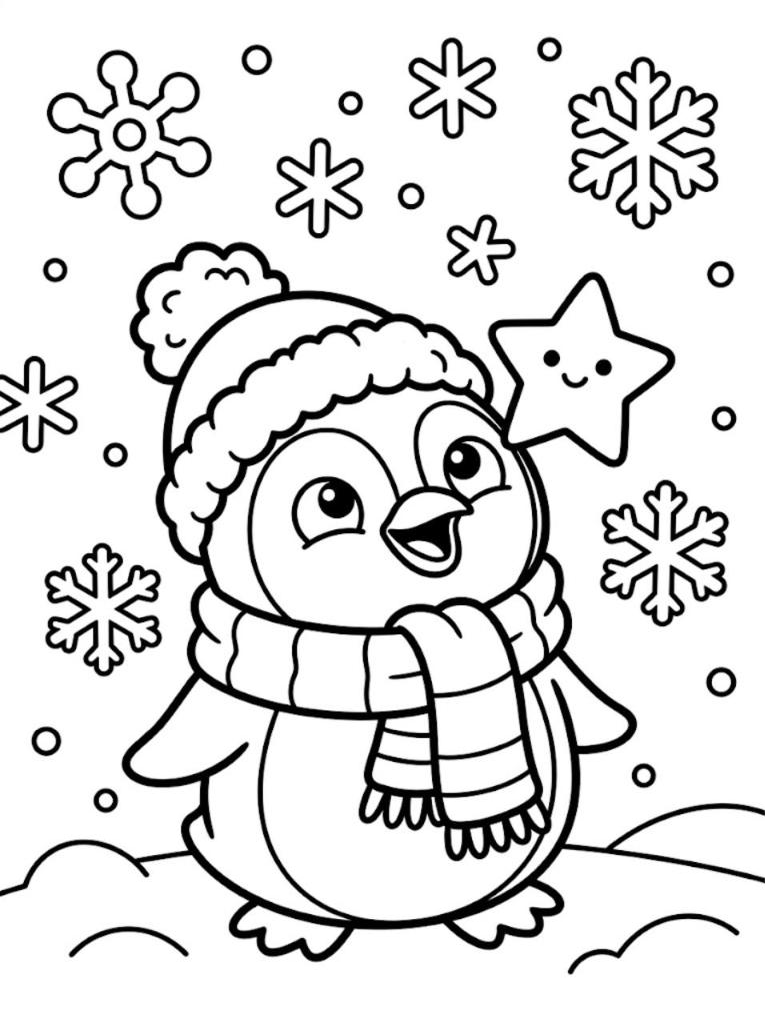
#> input picture Book_1/pips-christmas-countdown/art/raw_captures/raw_01.png, 765 x 1024 px
$ python -i process.py   (imports and definitions only)
#> lines starting #> are read from the running program, lines starting #| are printed output that depends on the picture; after the words box and inside, x2 and y2 are one past the last pixel; in counts of white or black regions, pixels touching at a corner belong together
#> further down, picture is the input picture: shape (1024, 765); min 0, max 255, mean 221.4
"""Stitch a two-column Gemini capture back into one image, then clean it to
print-ready 1-bit line art at 300 DPI.
usage: python3 process.py <screenshot.jpg> <page_no> [w h col vh]"""
import sys, os, cv2, numpy as np
ROOT = os.path.dirname(os.path.dirname(os.path.abspath(__file__)))
from PIL import Image

# [9 lines left out: function stitch, not called in this run]

def clean(gray, scale=3.2):
#> called with scale = 3.2
    big = cv2.resize(gray, None, fx=scale, fy=scale, interpolation=cv2.INTER_CUBIC)
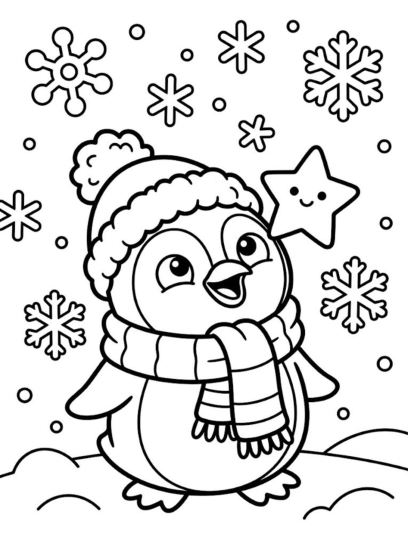
#> big: shape (3277, 2448) (shown at 1/6 size); min 0, max 255, mean 221.4
    big = cv2.GaussianBlur(big, (0, 0), 1.6)
    bw = np.where(big < 150, 0, 255).astype(np.uint8)
#> bw: shape (3277, 2448); 86.2% white; 33 black regions, largest, box (x1, y1, x2, y2) and area: (0, 773, 2448, 3078) 707554, (1818, 181, 2299, 735) 65219, (1920, 1535, 2333, 2005) 51206
    # remove specks
    n, lab, stats, _ = cv2.connectedComponentsWithStats(255 - bw, 8)
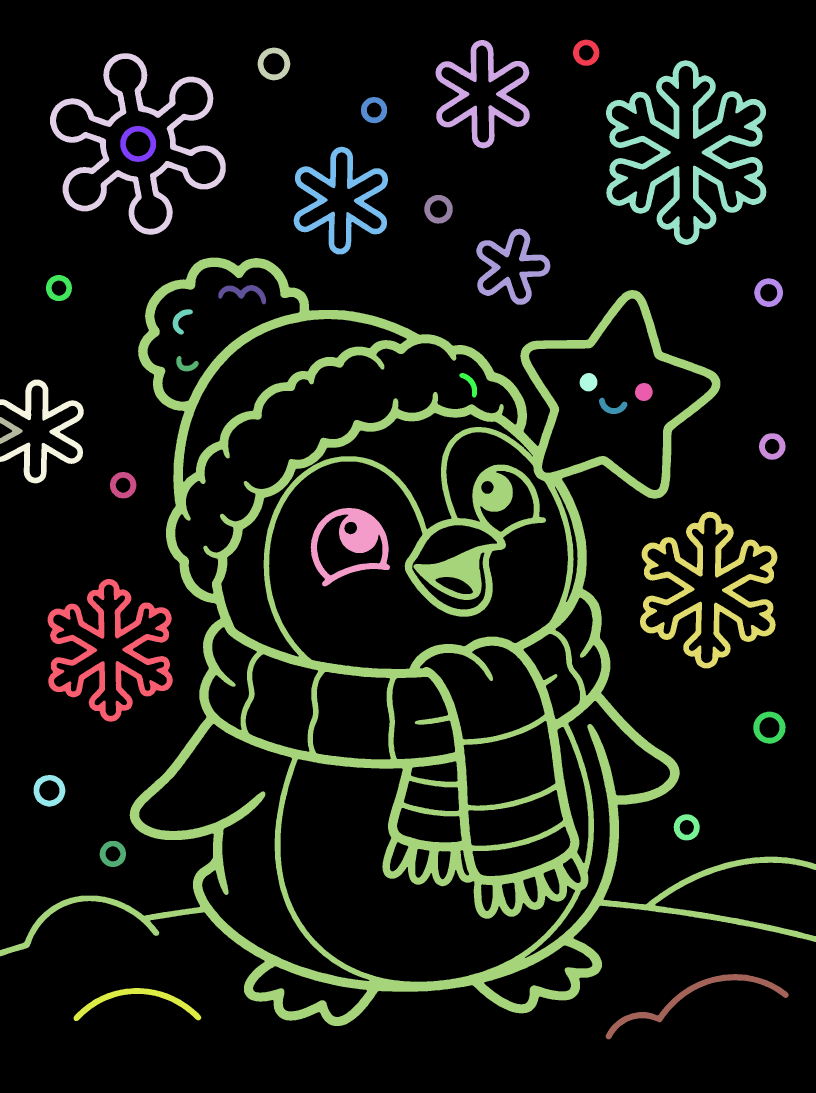
#> lab: shape (3277, 2448) int32 (shown at 1/3 size); 34 distinct labels, from 0 to 33; one colour per label, 0 black
#> n = 34; stats = 34 rows, first 6: [0, 0, 2448, 3277, 6912283], [1719, 119, 79, 78, 3343], [1306, 120, 283, 325, 24608], [773, 143, 98, 98, 4364], [150, 160, 527, 544, 49377], [1818, 181, 481, 554, 65219]
    for i in range(1, n):
        if stats[i, cv2.CC_STAT_AREA] < 40:
            bw[lab == i] = 255
    # trim to content
    ys, xs = np.where(bw == 0)
    pad = 10
    bw = bw[max(ys.min()-pad, 0):ys.max()+pad, max(xs.min()-pad, 0):xs.max()+pad]
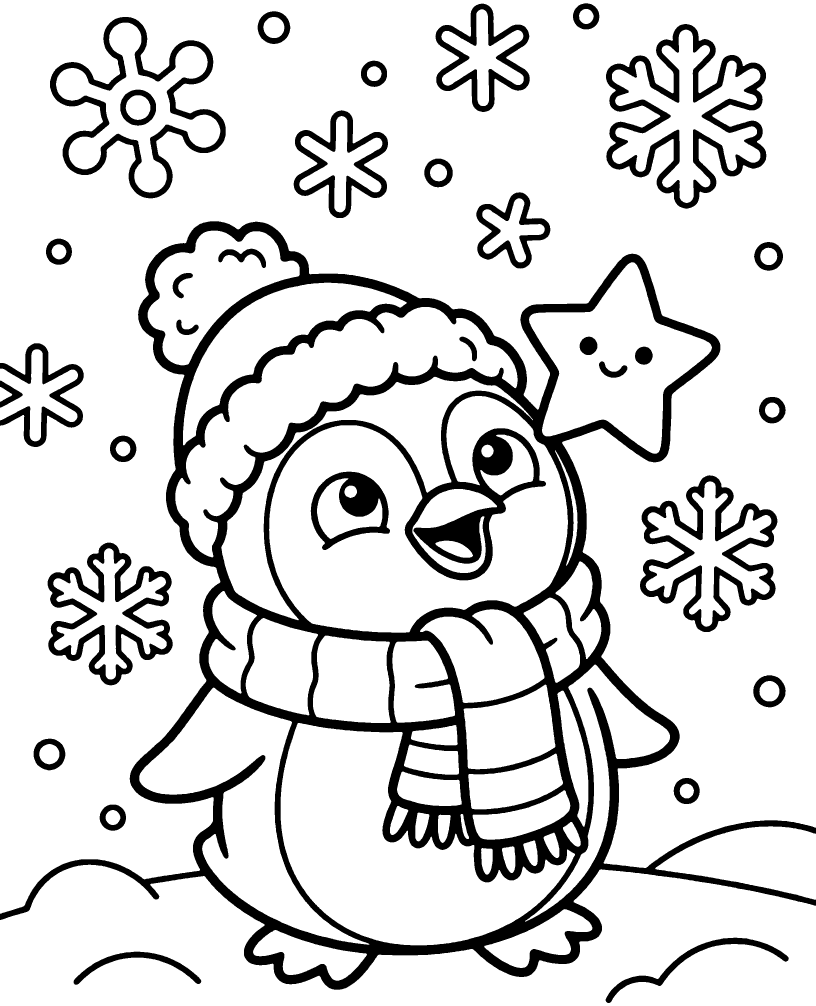
#> bw: shape (3018, 2448) (shown at 1/3 size); 85% white; 33 black regions, largest, box (x1, y1, x2, y2) and area: (0, 664, 2448, 2969) 707554, (1818, 72, 2299, 626) 65219, (1920, 1426, 2333, 1896) 51206
    return bw

# [8 lines not run here, left out]

>>> import cv2
>>> picture = cv2.imread('../art/raw_captures/raw_01.png', cv2.IMREAD_GRAYSCALE)
>>> result = clean(picture)

$ run again, on Book_1/pips-christmas-countdown/art/raw_captures/raw_05.png
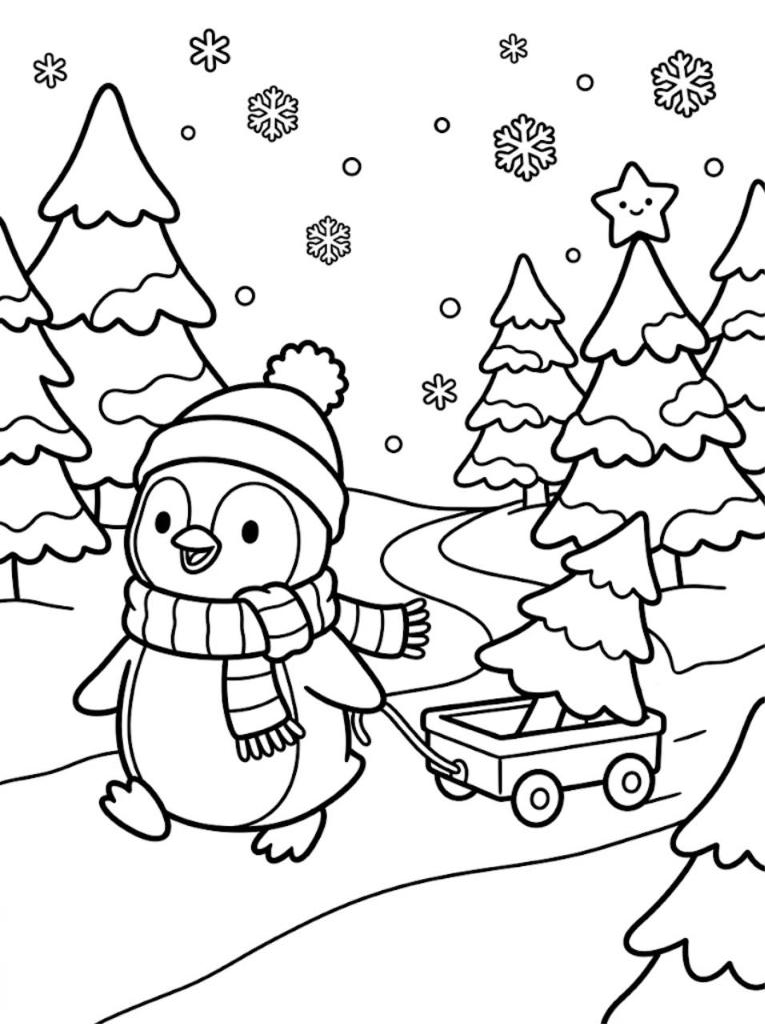
#> input picture Book_1/pips-christmas-countdown/art/raw_captures/raw_05.png, 765 x 1024 px
#> picture is the input picture: shape (1024, 765); min 0, max 255, mean 226.9
#> in clean, `n, lab, stats, _ = cv2.connectedComponentsWithStats(255 - bw, 8)`:
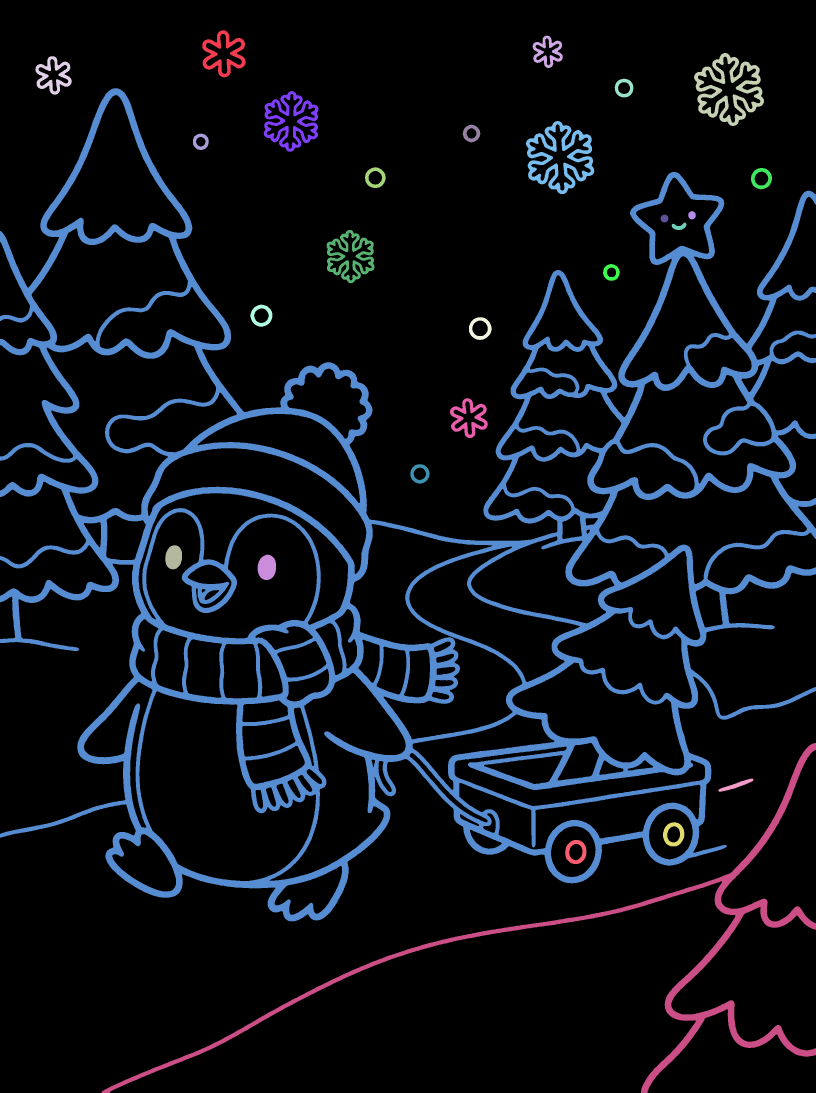
#> lab: shape (3277, 2448) int32 (shown at 1/3 size); 28 distinct labels, from 0 to 27; one colour per label, 0 black
#> n = 28; stats = 28 rows, first 6: [0, 0, 2448, 3277, 7076180], [607, 91, 130, 141, 6618], [1598, 107, 90, 97, 3566], [2082, 159, 210, 219, 15760], [106, 169, 109, 115, 4759], [1844, 236, 56, 56, 1483]
#> in clean, `bw = bw[max(ys.min()-pad, 0):ys.max()+pad, max(xs.min()-pad, 0):xs.max..`:
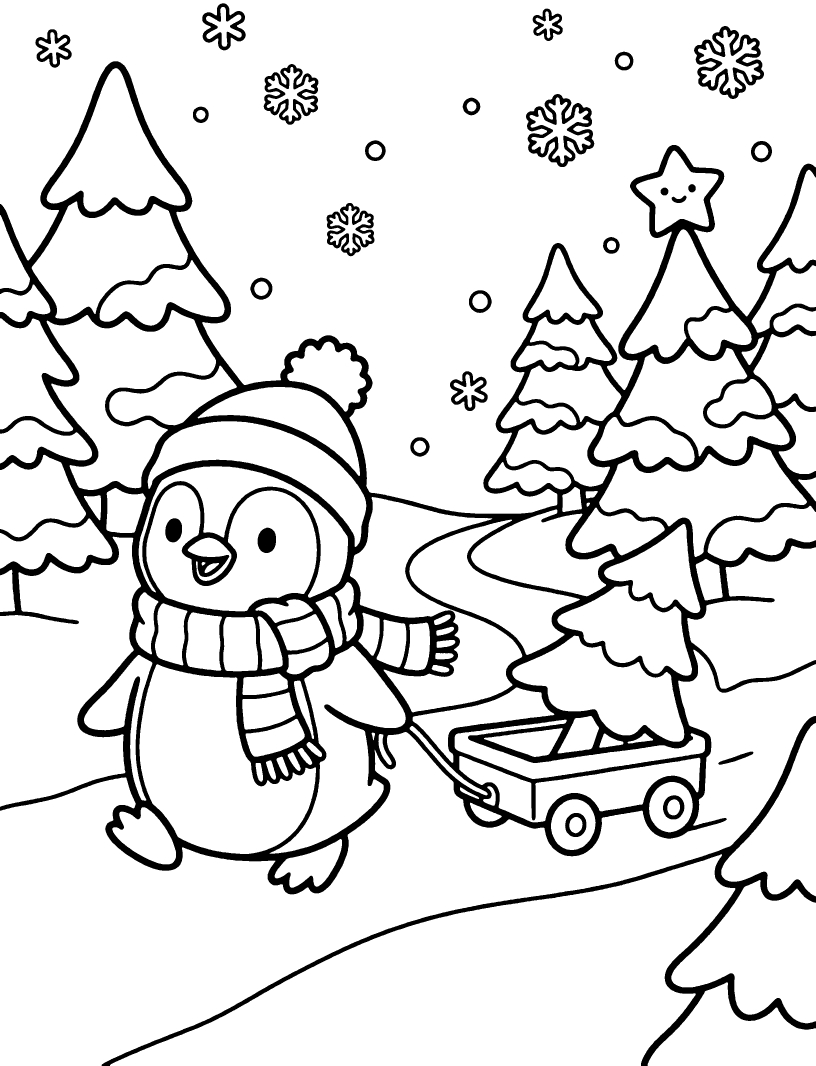
#> bw: shape (3196, 2448) (shown at 1/3 size); 87.9% white; 27 black regions, largest, box (x1, y1, x2, y2) and area: (0, 184, 2448, 2683) 777488, (305, 2148, 2448, 3196) 69106, (1578, 282, 1783, 501) 15832

$ run again, on Book_1/pips-christmas-countdown/art/raw_captures/raw_06.png
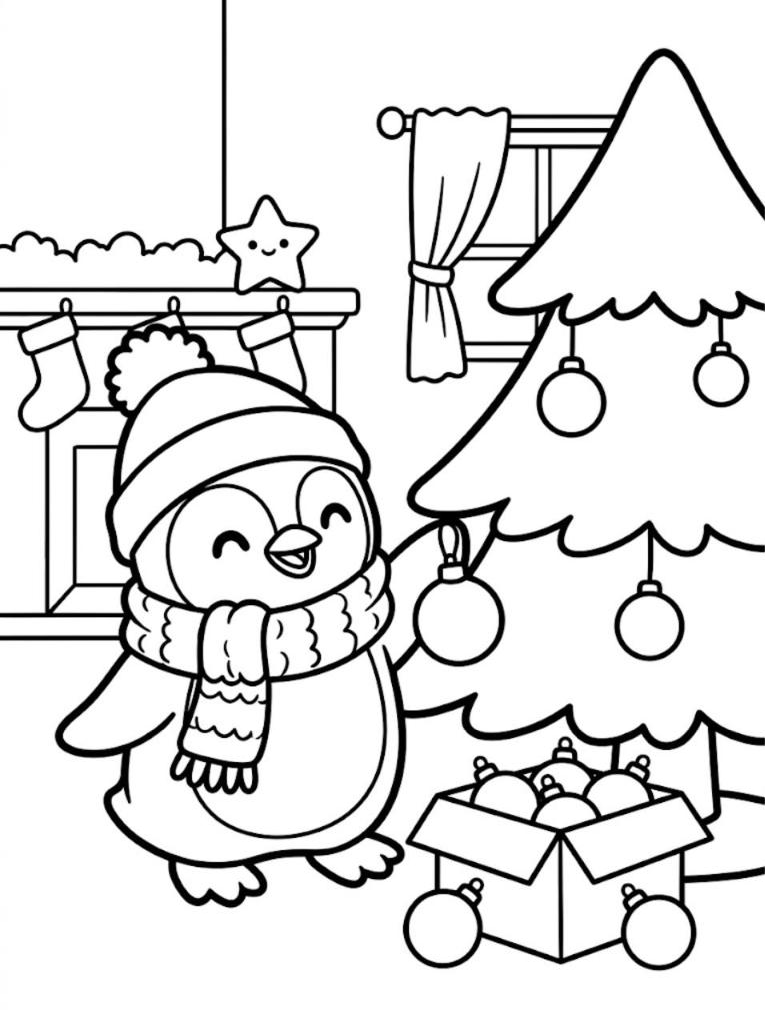
#> input picture Book_1/pips-christmas-countdown/art/raw_captures/raw_06.png, 765 x 1024 px
#> picture is the input picture: shape (1024, 765); min 0, max 255, mean 224.7
#> in clean, `n, lab, stats, _ = cv2.connectedComponentsWithStats(255 - bw, 8)`:
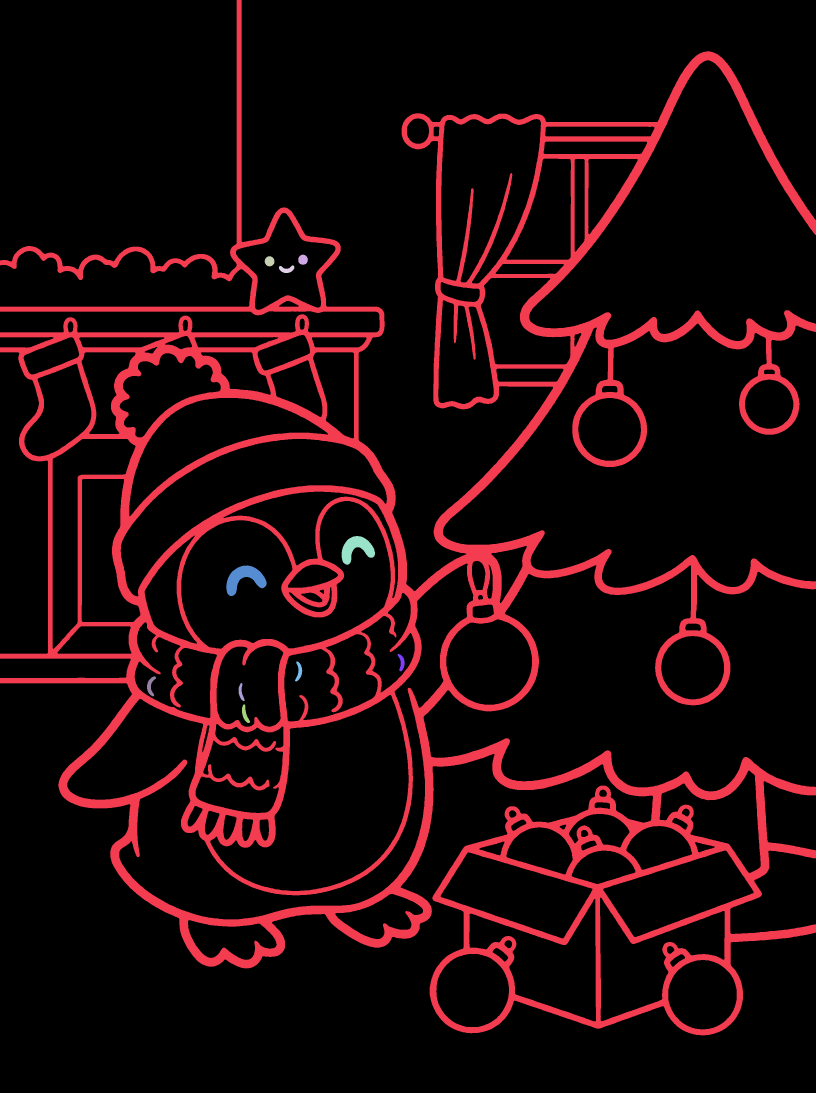
#> lab: shape (3277, 2448) int32 (shown at 1/3 size); 12 distinct labels, from 0 to 11; one colour per label, 0 black
#> n = 12; stats = [[0, 0, 2448, 3277, 7012876], [0, 0, 2448, 3106, 994248], [895, 764, 29, 30, 687], [794, 769, 29, 30, 691], [837, 796, 46, 23, 624], [1025, 1608, 100, 86, 4511], [679, 1696, 121, 92, 5435], [1193, 1962, 21, 52, 571], [885, 1984, 22, 61, 630], [441, 2029, 27, 60, 729], [716, 2049, 18, 54, 477], [726, 2113, 24, 56, 617]]
#> in clean, `bw = bw[max(ys.min()-pad, 0):ys.max()+pad, max(xs.min()-pad, 0):xs.max..`:
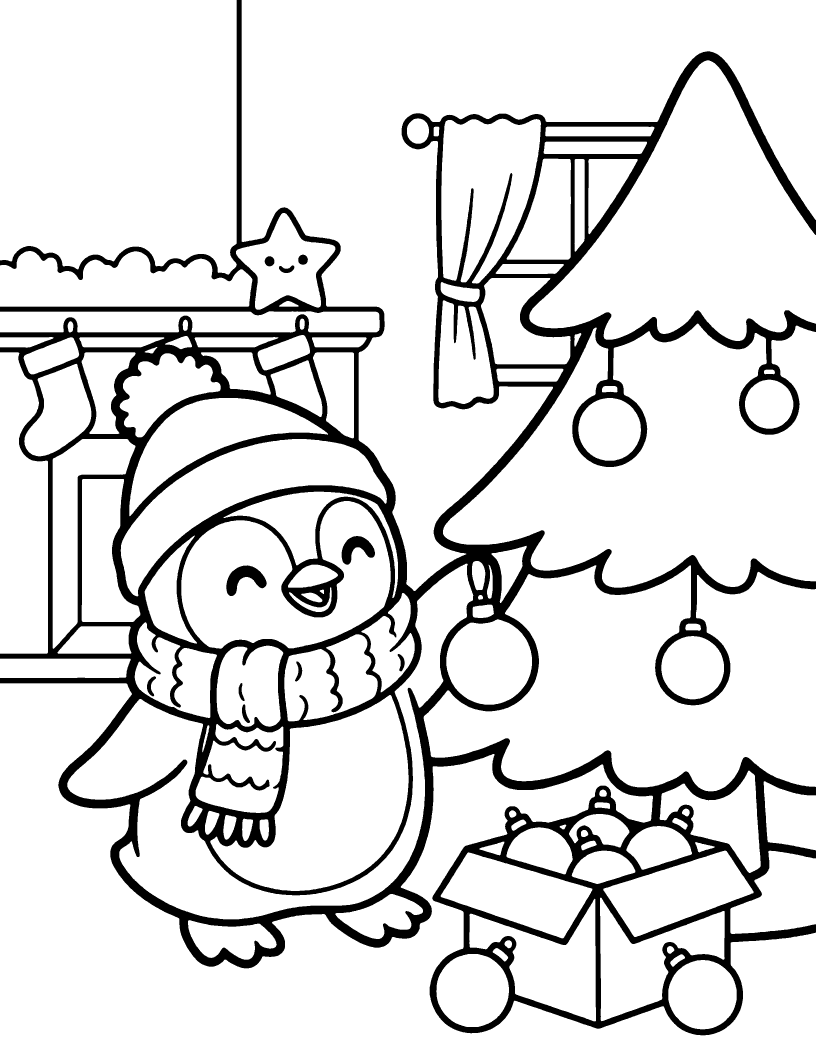
#> bw: shape (3115, 2448) (shown at 1/3 size); 86.8% white; 11 black regions, largest, box (x1, y1, x2, y2) and area: (0, 0, 2448, 3106) 994248, (679, 1696, 800, 1788) 5435, (1025, 1608, 1125, 1694) 4511
